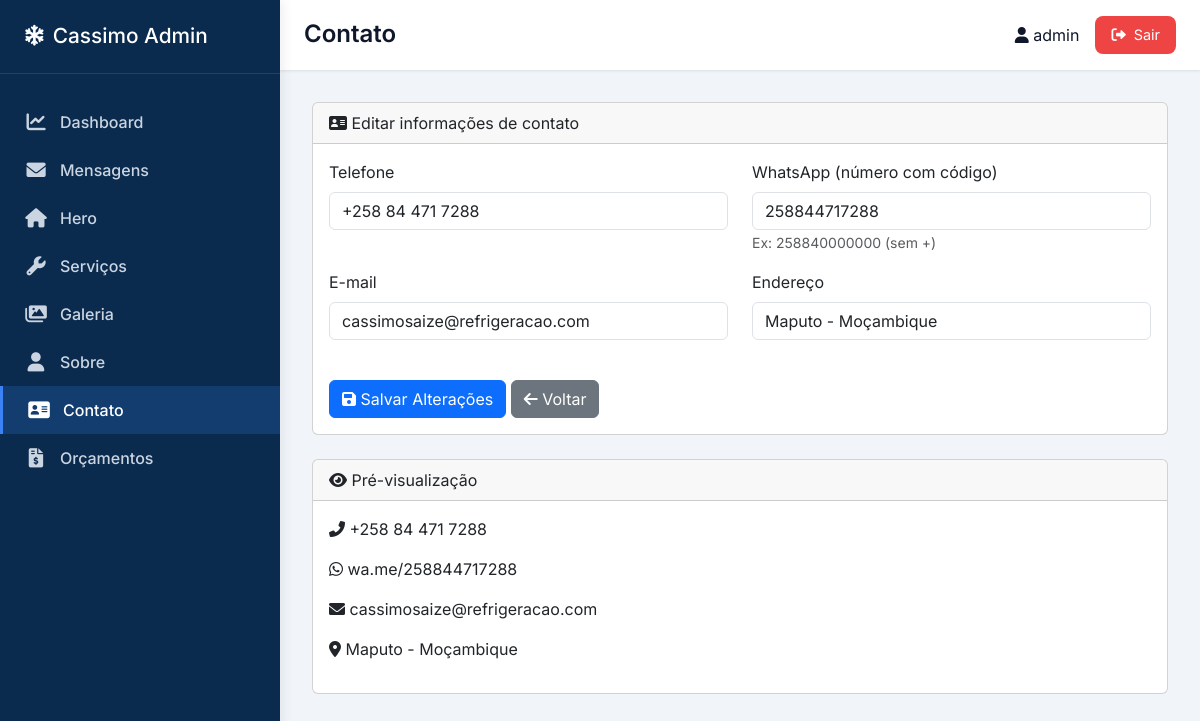
Page /contato/ (signed in) on the committed database.
### core/models.py (models this page shows, shortened)
class ContatoInfo(models.Model):
    telefone = models.CharField('Telefone', max_length=20, default='+258 84 000 0000')
    whatsapp = models.CharField('WhatsApp (número com código)', max_length=20, default='258840000000')
    email = models.EmailField('E-mail', default='cassimosaize@refrigeracao.com')
    endereco = models.CharField('Endereço', max_length=200, default='Maputo - Moçambique')
    class Meta:
        verbose_name = 'Informação de Contato'
        verbose_name_plural = 'Informação de Contato'

### core/views.py (the view)
# urls.py: path('contato/', views.contato_edit, name='contato_edit'),
@login_required
def contato_edit(request):
    contato = ContatoInfo.objects.first()
    if not contato:
        contato = ContatoInfo.objects.create()
    if request.method == 'POST':
        form = ContatoInfoForm(request.POST, instance=contato)
        if form.is_valid():
            form.save()
            messages.success(request, 'Informações de contato atualizadas!')
            return redirect('contato_edit')
    else:
        form = ContatoInfoForm(instance=contato)
    return render(request, 'dashboard/contato_form.html', {'form': form})

### core/forms.py
class ContatoInfoForm(forms.ModelForm):
    class Meta:
        model = ContatoInfo
        fields = '__all__'
        widgets = {
            'telefone': forms.TextInput(attrs={'class': 'form-control'}),
            'whatsapp': forms.TextInput(attrs={'class': 'form-control'}),
            'email': forms.EmailInput(attrs={'class': 'form-control'}),
            'endereco': forms.TextInput(attrs={'class': 'form-control'}),
        }

### templates/dashboard/contato_form.html (shortened to what this page needs)
{% extends 'dashboard/base_dashboard.html' %}
{% block page_title %}Contato{% endblock %}
{% block content %}
<div class="card">
    <div class="card-header">
        <i class="fas fa-address-card"></i> Editar informações de contato
    </div>
    <div class="card-body">
        <form method="post">
            <div class="row">
                <div class="col-md-6 mb-3">
                    <label for="{{ form.telefone.id_for_label }}" class="form-label">Telefone</label>
                    {{ form.telefone }}
                </div>
                <div class="col-md-6 mb-3">
                    <label for="{{ form.whatsapp.id_for_label }}" class="form-label">WhatsApp (número com código)</label>
                    {{ form.whatsapp }}
                    <small class="text-muted">Ex: 258840000000 (sem +)</small>
                </div>
            </div>
            <div class="row">
                <div class="col-md-6 mb-3">
                    <label for="{{ form.email.id_for_label }}" class="form-label">E-mail</label>
                    {{ form.email }}
                </div>
                <div class="col-md-6 mb-3">
                    <label for="{{ form.endereco.id_for_label }}" class="form-label">Endereço</label>
                    {{ form.endereco }}
                </div>
            </div>
            <div class="mt-4">
                <button type="submit" class="btn btn-primary">
                    <i class="fas fa-save"></i> Salvar Alterações
                </button>
                <a href="{% url 'home' %}" class="btn btn-secondary">
                    <i class="fas fa-arrow-left"></i> Voltar
                </a>
            </div>
        </form>
    </div>
</div>
<div class="card mt-4">
    <div class="card-header">
        <i class="fas fa-eye"></i> Pré-visualização
    </div>
    <div class="card-body">
        <p><i class="fas fa-phone-alt"></i> {{ form.telefone.value|default:"Não informado" }}</p>
        <p><i class="fab fa-whatsapp"></i> wa.me/{{ form.whatsapp.value|default:"..." }}</p>
        <p><i class="fas fa-envelope"></i> {{ form.email.value|default:"Não informado" }}</p>
        <p><i class="fas fa-map-marker-alt"></i> {{ form.endereco.value|default:"Não informado" }}</p>
    </div>
</div>
{% endblock %}

### templates/dashboard/base_dashboard.html (shortened to what this page needs)
<!DOCTYPE html>
<html lang="pt">
<head>
    <link rel="stylesheet" href="https://cdnjs.cloudflare.com/ajax/libs/font-awesome/6.0.0-beta3/css/all.min.css">
    <link href="https://cdn.jsdelivr.net/npm/bootstrap@5.3.0-alpha1/dist/css/bootstrap.min.css" rel="stylesheet">
</head>
<body>
    <div class="dashboard-container">
        <aside class="sidebar" id="mainSidebar">
            <div class="sidebar-header">
                <h2><i class="fas fa-snowflake"></i> <span>Cassimo Admin</span></h2>
            </div>
            <nav class="sidebar-nav">
                <a href="{% url 'dashboard_home' %}" class="{% if request.resolver_match.url_name == 'dashboard_home' %}active{% endif %}">
                    <i class="fas fa-chart-line"></i> <span>Dashboard</span>
                </a>
                <a href="{% url 'dashboard_messages' %}" class="{% if 'dashboard_messages' in request.path %}active{% endif %}">
                    <i class="fas fa-envelope"></i> <span>Mensagens</span>
                </a>
                <a href="{% url 'hero_edit' %}" class="{% if request.resolver_match.url_name == 'hero_edit' %}active{% endif %}">
                    <i class="fas fa-home"></i> <span>Hero</span>
                </a>
                <a href="{% url 'servico_list' %}" class="{% if 'servico' in request.path %}active{% endif %}">
                    <i class="fas fa-wrench"></i> <span>Serviços</span>
                </a>
                <a href="{% url 'galeria_list' %}" class="{% if 'galeria' in request.path %}active{% endif %}">
                    <i class="fas fa-images"></i> <span>Galeria</span>
                </a>
                <a href="{% url 'sobre_edit' %}" class="{% if request.resolver_match.url_name == 'sobre_edit' %}active{% endif %}">
                    <i class="fas fa-user"></i> <span>Sobre</span>
                </a>
                <a href="{% url 'contato_edit' %}" class="{% if request.resolver_match.url_name == 'contato_edit' %}active{% endif %}">
                    <i class="fas fa-address-card"></i> <span>Contato</span>
                </a>
                <a href="{% url 'orcamento_list' %}" class="{% if 'orcamento' in request.path %}active{% endif %}">
                    <i class="fas fa-file-invoice-dollar"></i> <span>Orçamentos</span>
                </a>
            </nav>
        </aside>
        <main class="main-content" id="mainContent">
            <div class="top-bar">
                <div style="display: flex; align-items: center; gap: 12px;">
                    <h1 class="page-title">{% block page_title %}Dashboard{% endblock %}</h1>
                </div>
                <div class="user-info">
                    <span><i class="fas fa-user"></i> {{ request.user.username }}</span>
                    <a href="{% url 'dashboard_logout' %}" class="logout-btn"><i class="fas fa-sign-out-alt"></i> Sair</a>
                </div>
            </div>
            <div class="content">
                {% block content %}{% endblock %}
            </div>
        </main>
    </div>
</body>
</html>

### templates/dashboard/base_dashboard.html (style rules this page uses)
* { margin: 0; padding: 0; box-sizing: border-box; }
body { font-family: 'Inter', sans-serif; background: #f1f5f9; color: #0f172a; overflow-x: hidden; }
.dashboard-container { display: flex; min-height: 100vh; position: relative; }
.sidebar { width: 280px; background: #0a2b4e; color: white; position: fixed; height: 100vh; overflow-y: auto; z-index: 1050; top: 0; left: 0; transition: transform 0.3s ease-in-out, width 0.2s; box-shadow: 2px 0 12px rgba(0,0,0,0.08); }
.sidebar-header { padding: 1.5rem; border-bottom: 1px solid rgba(255,255,255,0.1); }
.sidebar-header h2 { font-size: 1.3rem; display: flex; align-items: center; gap: 0.5rem; margin: 0; }
.sidebar-nav { padding: 1.5rem 0; }
.sidebar-nav a { display: flex; align-items: center; gap: 12px; padding: 12px 24px; color: #cbd5e1; text-decoration: none; transition: 0.3s; font-weight: 500; }
.sidebar-nav a:hover, .sidebar-nav a.active { background: rgba(59,130,246,0.2); color: white; border-left: 3px solid #3b82f6; }
.sidebar-nav i { width: 24px; font-size: 1.2rem; text-align: center; }
.main-content { flex: 1; margin-left: 280px; width: calc(100% - 280px); transition: margin-left 0.3s ease; }
.top-bar { background: white; padding: 1rem 1.5rem; display: flex; justify-content: space-between; align-items: center; flex-wrap: wrap; gap: 1rem; box-shadow: 0 1px 3px rgba(0,0,0,0.1); position: sticky; top: 0; z-index: 1020; }
.page-title { font-size: 1.5rem; font-weight: 600; margin: 0; }
.user-info { display: flex; align-items: center; gap: 1rem; flex-wrap: wrap; }
.logout-btn { background: #ef4444; color: white; padding: 8px 16px; border-radius: 8px; text-decoration: none; font-size: 0.9rem; transition: 0.2s; display: inline-flex; align-items: center; gap: 8px; }
.content { padding: 2rem; }
.sidebar-nav a { position: relative; flex-wrap: wrap; }
.card-body { overflow-x: auto; }
form .form-group, form .mb-3 { word-break: break-word; }

### rows in the picture
ContatoInfo: telefone "+258 84 471 7288", whatsapp "258844717288", email "cassimosaize@refrigeracao.com", endereco "Maputo - Moçambique", telefone.value "+258 84 471 7288", whatsapp.value "258844717288", email.value "cassimosaize@refrigeracao.com", endereco.value "Maputo - Moçambique"

### other values in the picture
{{ request.user.username }} "admin"
